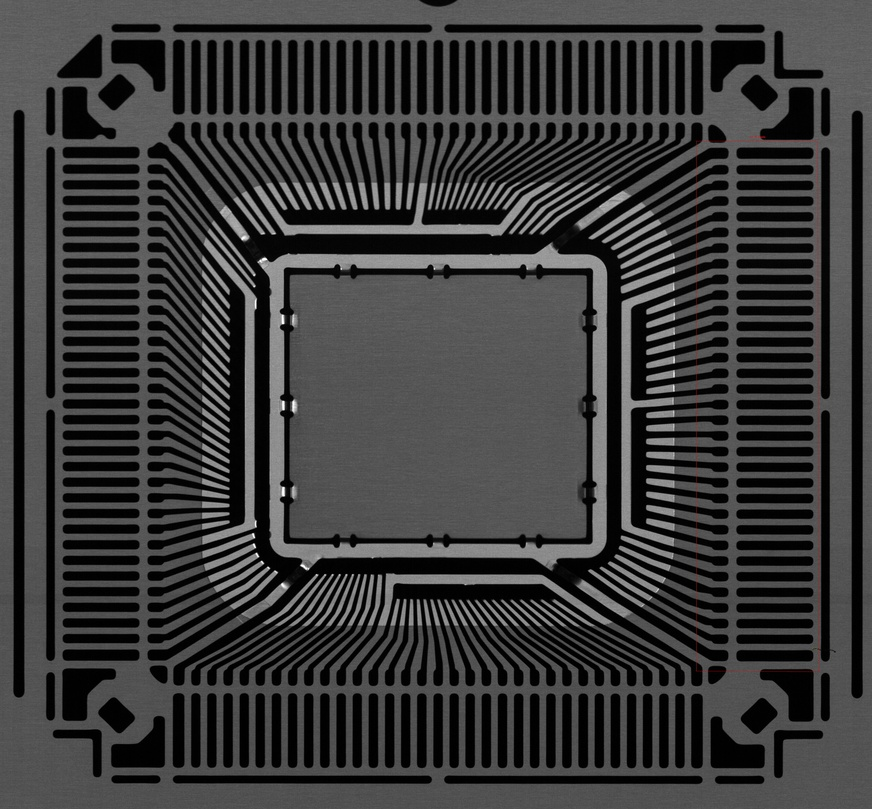
#> input picture input/yellow.jpg, 872 x 809 px, shrunk from 3404 x 3160 before the run
$ python untitled0.py
#> lines starting #> are read from the running program, lines starting #| are printed output that depends on the picture; after the words box and inside, x2 and y2 are one past the last pixel; in counts of white or black regions, pixels touching at a corner belong together
# -*- coding: utf-8 -*-
"""
Created on Wed Jul 17 16:37:55 2024

@author: goldenbullhornPC
"""

import cv2
import numpy as np
import matplotlib.pyplot as plt
import os

# Yellow box.
yellow = cv2.imread('input/yellow.jpg')
#> yellow is the input picture: shape (809, 872, 3); mean B, G, R 57.9, 57.9, 58

# Step 1. Transfer color to HSV
hsv_yellow = cv2.cvtColor(yellow, cv2.COLOR_BGR2HSV)
#> hsv_yellow: shape (809, 872, 3); mean H, S, V 2, 1.9, 58.1
hsv_yellow_h = hsv_yellow[:,:,0]
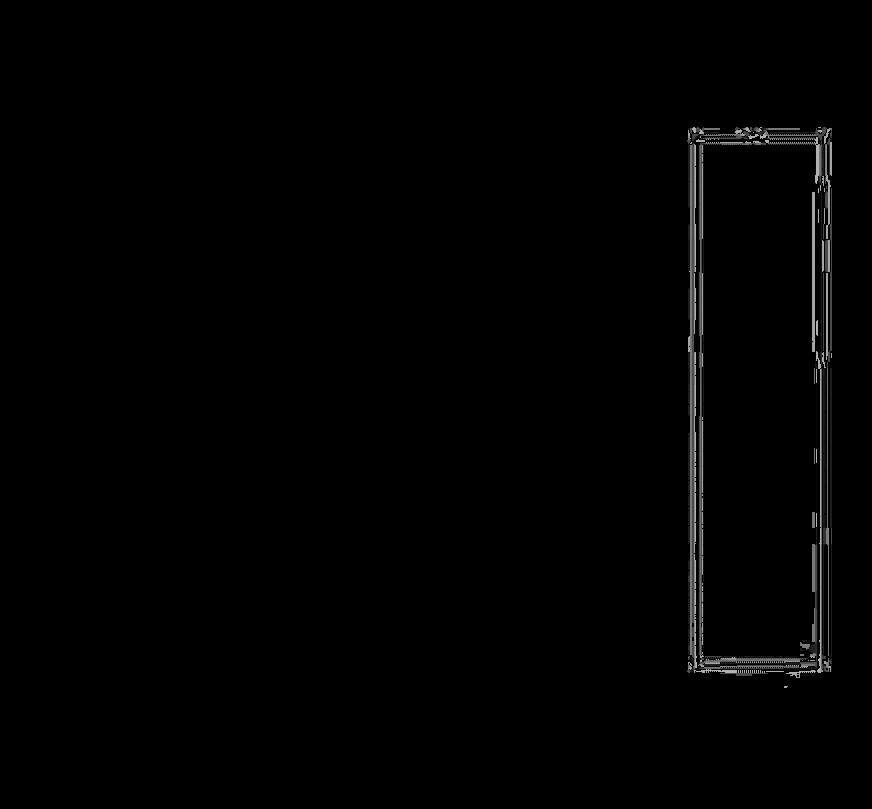
#> hsv_yellow_h: shape (809, 872); min 0, max 179, mean 2
hsv_yellow_s = hsv_yellow[:,:,1]
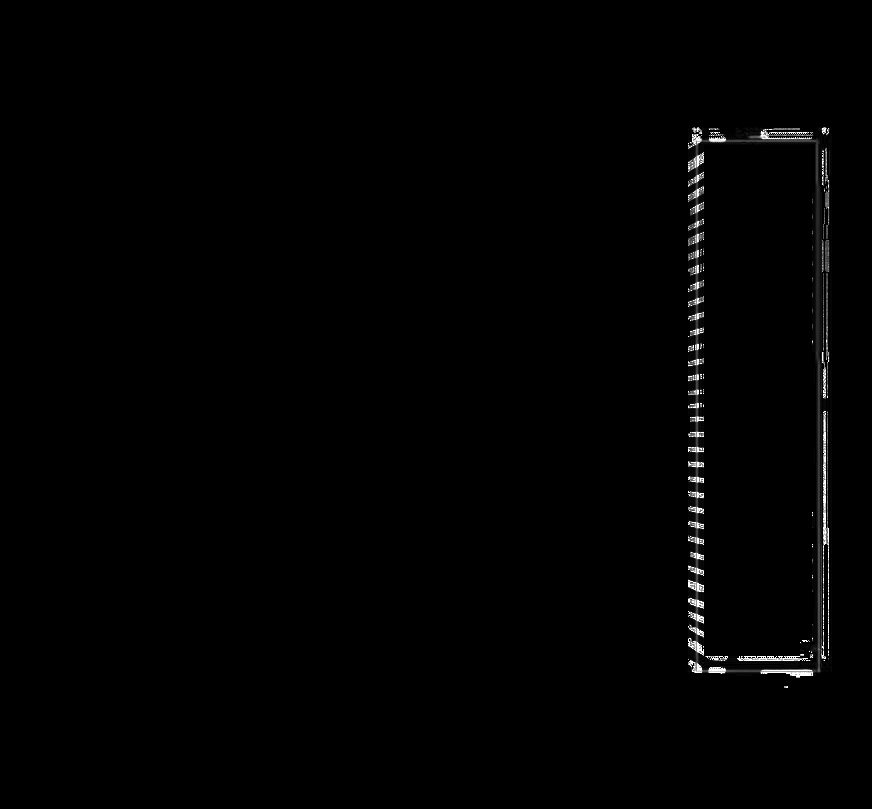
#> hsv_yellow_s: shape (809, 872); min 0, max 255, mean 1.9
hsv_yellow_v = hsv_yellow[:,:,2]

# Step 2. Setting the color range and filter the image.
lower_yellow = np.array([170, 0, 0])
upper_yellow = np.array([180, 255, 255])
mask = cv2.inRange(hsv_yellow, lower_yellow, upper_yellow)
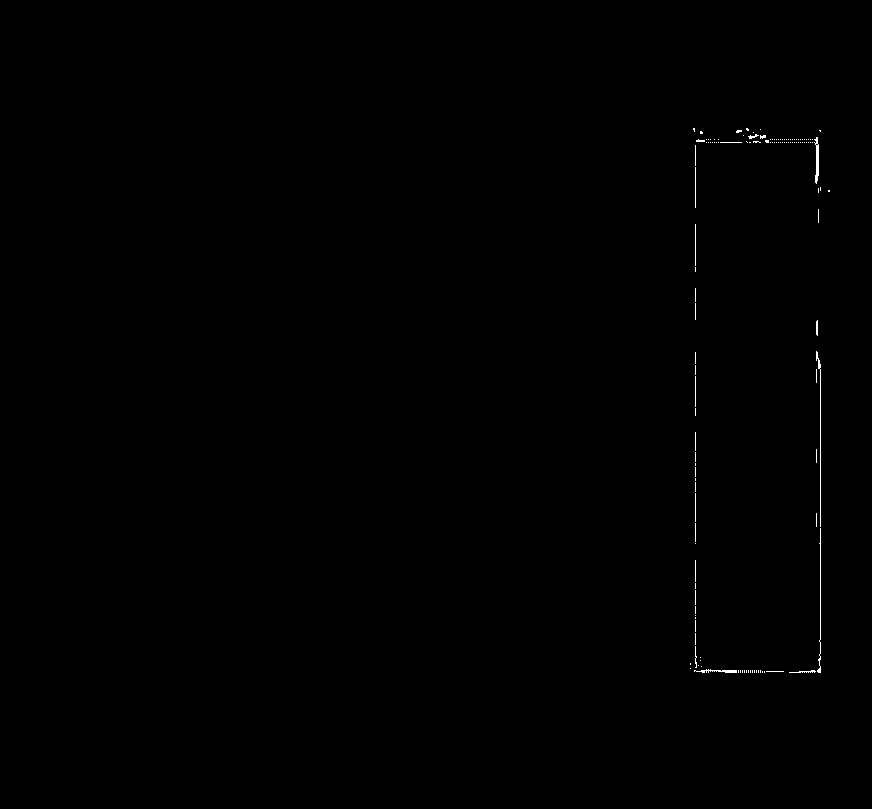
#> mask: shape (809, 872); 0.2% white in thin lines or dots, all inside (x1, y1, x2, y2) = (690, 128, 830, 673)

print("Type of mask:", type(mask))
#| Type of mask: <class 'numpy.ndarray'>
print("Size of mask:", mask.size)
#| Size of mask: 705448
print("Data type of mask elements:", mask.dtype)
#| Data type of mask elements: uint8

kernel = np.ones((10, 10), np.uint8)
dilated_mask = cv2.dilate(mask, kernel, iterations=1)
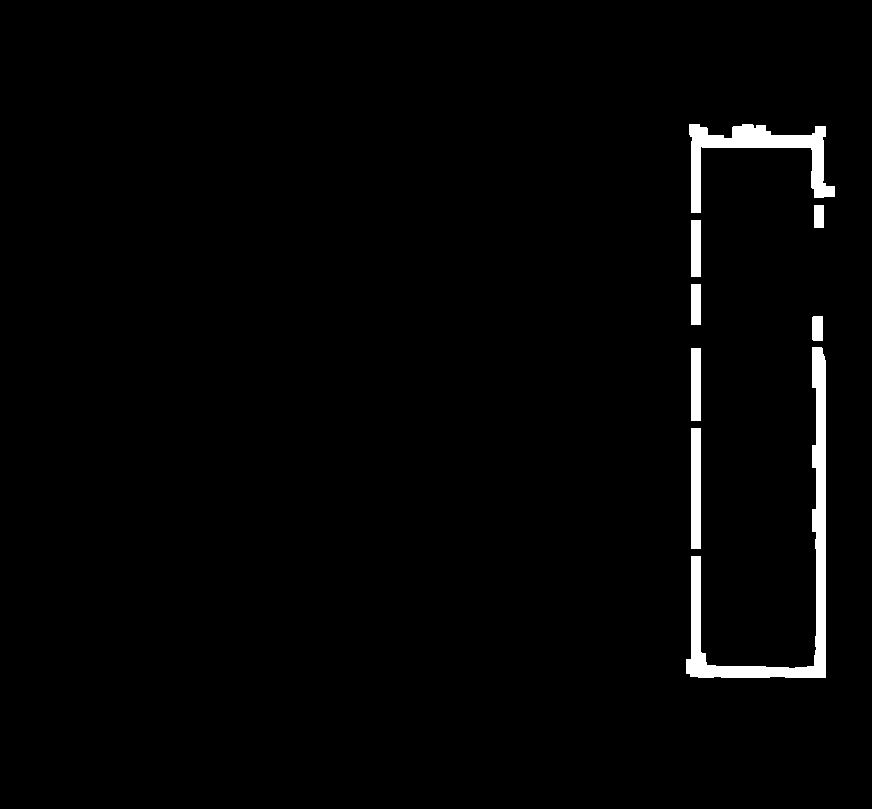
#> dilated_mask: shape (809, 872); 1.9% white; 8 white regions, largest, box (x1, y1, x2, y2) and area: (686, 347, 826, 678) 6357, (689, 124, 835, 213) 3722, (691, 428, 701, 549) 1210

# Step 3. Binary the image, find the left-top and right-bottom coordinate (x, y, w, h) or (x1, x2, y1, y2).
fig, axes = plt.subplots(1, 2, figsize=(12, 6))
axes[0].imshow(cv2.cvtColor(hsv_yellow, cv2.COLOR_HSV2BGR))
axes[1].imshow(dilated_mask)

# Step 4. Crop the image by the coordinate.
crop_edge = 20  # surrounding 20 pixels
#> (the run stopped early here; a loop or call above may not have finished)

$ run again, with input/blue.jpg copied over input/yellow.jpg
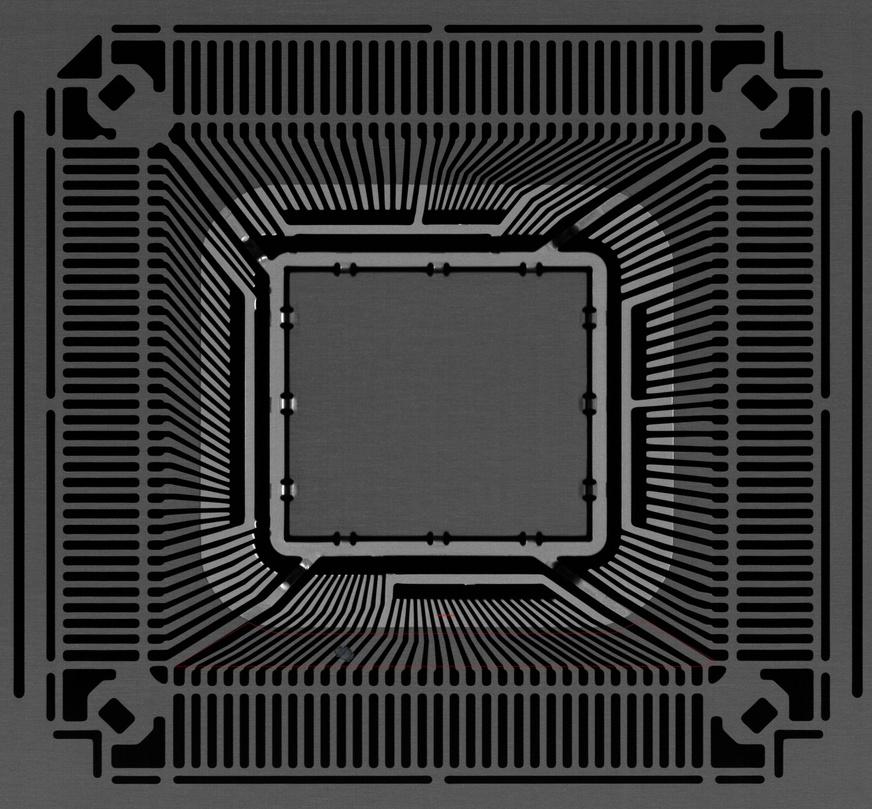
#> input picture input/blue.jpg, 872 x 809 px, shrunk from 3404 x 3160 before the run
#> yellow is the input picture: shape (809, 872, 3); mean B, G, R 53, 53, 53.1
#> hsv_yellow: shape (809, 872, 3); mean H, S, V 1.7, 2.2, 53.1
#> `mask = cv2.inRange(hsv_yellow, lower_yellow, upper_yellow)`:
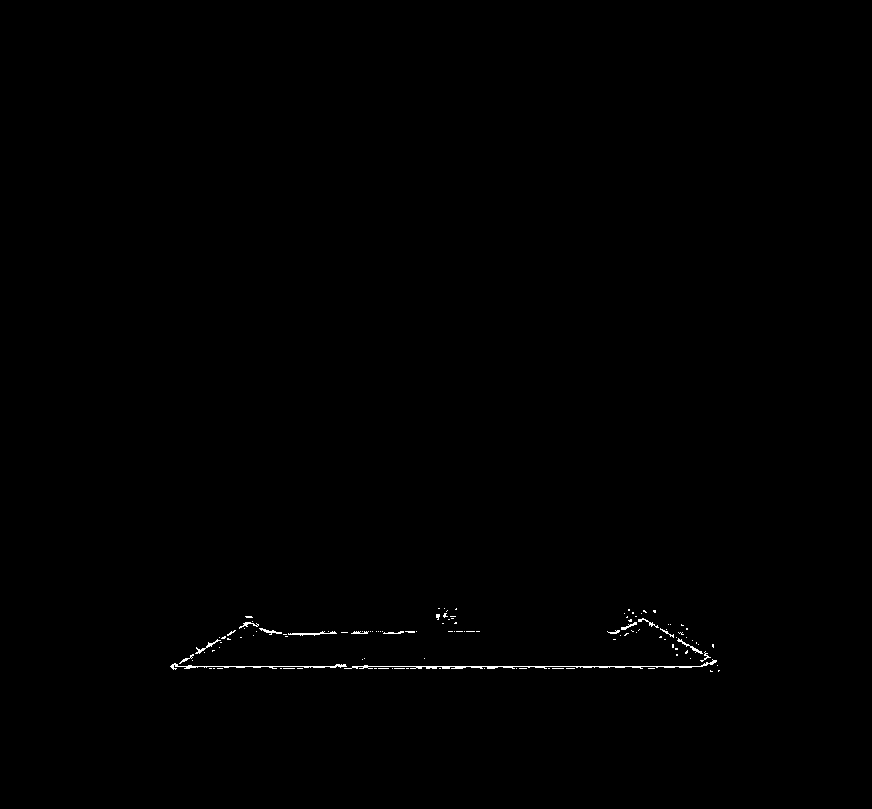
#> mask: shape (809, 872); 0.28% white in thin lines or dots, all inside (x1, y1, x2, y2) = (170, 608, 720, 672)
#| Type of mask: <class 'numpy.ndarray'>
#| Size of mask: 705448
#| Data type of mask elements: uint8
#> `dilated_mask = cv2.dilate(mask, kernel, iterations=1)`:
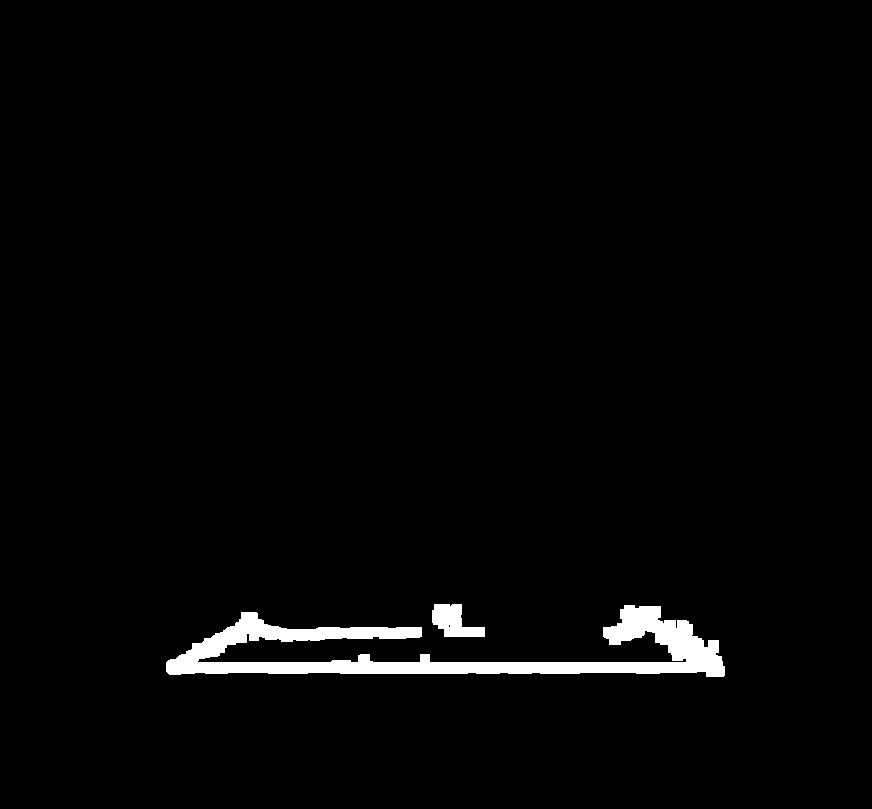
#> dilated_mask: shape (809, 872); 2.1% white; 2 white regions, box (x1, y1, x2, y2) and area: (166, 605, 725, 677) 13725, (432, 604, 485, 637) 1078
